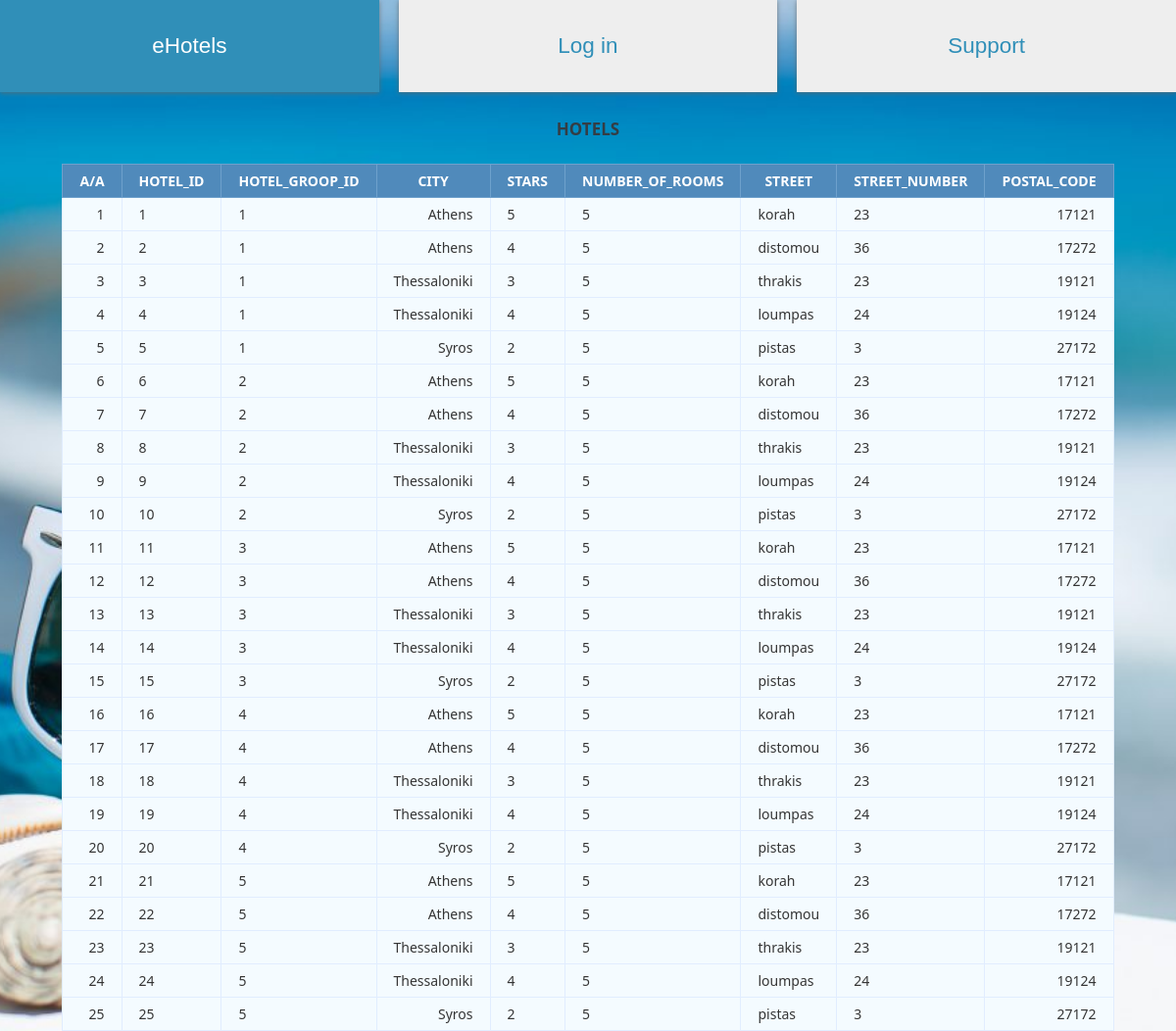
The app's page /Html,php/view_hotel.php with its own data.
### tables this page shows
CREATE TABLE `hotel` (
  `Hotel_id` int(11) NOT NULL,
  `Hotel_group_id` int(11) NOT NULL,
  `Stars` int(11) NOT NULL,
  `Number_of_rooms` int(11) NOT NULL,
  `Street` varchar(45) NOT NULL,
  `Number` int(11) NOT NULL,
  `City` varchar(45) NOT NULL,
  `Postal_code` int(11) NOT NULL
);

### Html,php/view_hotel.php (the view, shortened to what this page needs)
<html lang="gre">
  <head>
    <?php include "cssCode.php" ?>
</head>
  <body>
    <div class="wrapper">
      <?php include "top_buttons.php"  ?>
<html>
<body>
<?php
$conn = mysqli_connect("127.0.0.1","root","","test");
$sql = "SELECT *
			FROM hotel";
$query = mysqli_query($conn, $sql);
?>
<html>
<head>
</head>
<body>
<p>	<b><h1>Hotels</h1><br></b> </p>
	<table class="data-table">
		<thead>
			<tr>
				<th>A/A</th>
				<th>Hotel_ID</th>
				<th>Hotel_Groop_ID</th>
				<th>City</th>
				<th>Stars</th>
				<th>Number_of_rooms</th>
				<th>Street</th>
				<th>Street_Number</th>
				<th>Postal_Code</th>
			</tr>
		</thead>
		<tbody>
		<?php
		$no 	= 1;
 		while ($row = mysqli_fetch_array($query))
		{
 			echo '<tr>
					<td>'.$no.'</td>
					<td>'.$row['Hotel_id'].'</td>
					<td>'.$row['Hotel_group_id'].'</td>
					<td>'.$row['City'] .'</td>
					<td>'.$row['Stars'] .'</td>
					<td>'.$row['Number_of_rooms'] . '</td>
					<td>'.$row['Street'] . '</td>
					<td>'.$row['Number'] . '</td>
					<td>'.$row['Postal_code'] . '</td>
 				</tr>';
 			$no++;
		}?>
		</tbody>
	</table>
</body>
</html>

### Html,php/w3.css (style rules this page uses)
:root { --primary:rgb(83, 168, 230); --dark:rgb(48, 143, 184); --light:#fff; --shadow:0 1px 5px rgba(104,104,104, 0.8); --advancedSearch:#eee; }
html { box-sizing:border-box }
*,*:before,*:after { box-sizing:inherit }
html { -ms-text-size-adjust:100%;-webkit-text-size-adjust:100% }
body { margin:0 }
html,body { font-family:Verdana,sans-serif;font-size:15px;line-height:1.5 }
html { overflow-x:hidden }
h1 { font-size:36px }
h1,h2,h3,h4,h5,h6 { font-family:"Segoe UI",Arial,sans-serif;font-weight:400;margin:10px 0 }

### Html,php/eHotels.css (style rules this page uses)
:root { --primary:rgb(83, 168, 230); --dark:rgb(48, 143, 184); --light:#fff; --shadow:0 1px 5px rgba(104,104,104, 0.8); --advancedSearch:rgb(0, 0, 0); }
* { margin:0; padding:0; }
body { background-color:rgb(251, 253, 255); background: url("./image/eHotels.jpg"); background-size: cover; background-position: bottom; }

### Html,php/checkbox.css (style rules this page uses)
:root { --primary:rgb(83, 168, 230); --dark:rgb(48, 143, 184); --light:#fff; --shadow:0 1px 5px rgba(104,104,104, 0.8); }

### Html,php/view_hotel.php (style rules this page uses)
body { font-size: 15px; color: #343d44; font-family: "segoe-ui", "open-sans", tahoma, arial; padding: 0; margin: 0; }
table { margin: auto; font-family: "Lucida Sans Unicode", "Lucida Grande", "Segoe Ui"; font-size: 12px; }
h1 { margin: 25px auto 0; text-align: center; text-transform: uppercase; font-size: 17px; }
table td { transition: all .5s; }
.data-table { border-collapse: collapse; font-size: 14px; min-width: 537px; }
.data-table th, .data-table td { border: 1px solid #e1edff; padding: 7px 17px; }
.data-table thead th { background-color: #508abb; color: #FFFFFF; border-color: #6ea1cc !important; text-transform: uppercase; }
.data-table tbody td { color: #353535; }
.data-table tbody td:first-child, .data-table tbody td:nth-child(4), .data-table tbody td:last-child { text-align: right; }
.data-table tbody tr:nth-child(odd) td { background-color: #f4fbff; }
.data-table tbody tr:nth-child(even) td { background-color: #f4fbff; }

### records on screen
hotel: Hotel_id "1", Hotel_group "1", City "Athens", Stars "5", Number_of_rooms "5", Street "korah", Number "23", Postal_code "17121"
hotel: Hotel_id "2", Hotel_group "1", City "Athens", Stars "4", Number_of_rooms "5", Street "distomou", Number "36", Postal_code "17272"
hotel: Hotel_id "3", Hotel_group "1", City "Thessaloniki", Stars "3", Number_of_rooms "5", Street "thrakis", Number "23", Postal_code "19121"
hotel: Hotel_id "4", Hotel_group "1", City "Thessaloniki", Stars "4", Number_of_rooms "5", Street "loumpas", Number "24", Postal_code "19124"
hotel: Hotel_id "5", Hotel_group "1", City "Syros", Stars "2", Number_of_rooms "5", Street "pistas", Number "3", Postal_code "27172"
hotel: Hotel_id "6", Hotel_group "2", City "Athens", Stars "5", Number_of_rooms "5", Street "korah", Number "23", Postal_code "17121"
hotel: Hotel_id "7", Hotel_group "2", City "Athens", Stars "4", Number_of_rooms "5", Street "distomou", Number "36", Postal_code "17272"
hotel: Hotel_id "8", Hotel_group "2", City "Thessaloniki", Stars "3", Number_of_rooms "5", Street "thrakis", Number "23", Postal_code "19121"
hotel: Hotel_id "9", Hotel_group "2", City "Thessaloniki", Stars "4", Number_of_rooms "5", Street "loumpas", Number "24", Postal_code "19124"
hotel: Hotel_id "10", Hotel_group "2", City "Syros", Stars "2", Number_of_rooms "5", Street "pistas", Number "3", Postal_code "27172"
hotel: Hotel_id "11", Hotel_group "3", City "Athens", Stars "5", Number_of_rooms "5", Street "korah", Number "23", Postal_code "17121"
hotel: Hotel_id "12", Hotel_group "3", City "Athens", Stars "4", Number_of_rooms "5", Street "distomou", Number "36", Postal_code "17272"
hotel: Hotel_id "13", Hotel_group "3", City "Thessaloniki", Stars "3", Number_of_rooms "5", Street "thrakis", Number "23", Postal_code "19121"
hotel: Hotel_id "14", Hotel_group "3", City "Thessaloniki", Stars "4", Number_of_rooms "5", Street "loumpas", Number "24", Postal_code "19124"
hotel: Hotel_id "15", Hotel_group "3", City "Syros", Stars "2", Number_of_rooms "5", Street "pistas", Number "3", Postal_code "27172"
hotel: Hotel_id "16", Hotel_group "4", City "Athens", Stars "5", Number_of_rooms "5", Street "korah", Number "23", Postal_code "17121"
hotel: Hotel_id "17", Hotel_group "4", City "Athens", Stars "4", Number_of_rooms "5", Street "distomou", Number "36", Postal_code "17272"
hotel: Hotel_id "18", Hotel_group "4", City "Thessaloniki", Stars "3", Number_of_rooms "5", Street "thrakis", Number "23", Postal_code "19121"
hotel: Hotel_id "19", Hotel_group "4", City "Thessaloniki", Stars "4", Number_of_rooms "5", Street "loumpas", Number "24", Postal_code "19124"
hotel: Hotel_id "20", Hotel_group "4", City "Syros", Stars "2", Number_of_rooms "5", Street "pistas", Number "3", Postal_code "27172"
hotel: Hotel_id "21", Hotel_group "5", City "Athens", Stars "5", Number_of_rooms "5", Street "korah", Number "23", Postal_code "17121"
hotel: Hotel_id "22", Hotel_group "5", City "Athens", Stars "4", Number_of_rooms "5", Street "distomou", Number "36", Postal_code "17272"
hotel: Hotel_id "23", Hotel_group "5", City "Thessaloniki", Stars "3", Number_of_rooms "5", Street "thrakis", Number "23", Postal_code "19121"
hotel: Hotel_id "24", Hotel_group "5", City "Thessaloniki", Stars "4", Number_of_rooms "5", Street "loumpas", Number "24", Postal_code "19124"
hotel: Hotel_id "25", Hotel_group "5", City "Syros", Stars "2", Number_of_rooms "5", Street "pistas", Number "3", Postal_code "27172"

### other values on screen
$loggedInAs "Log in"
